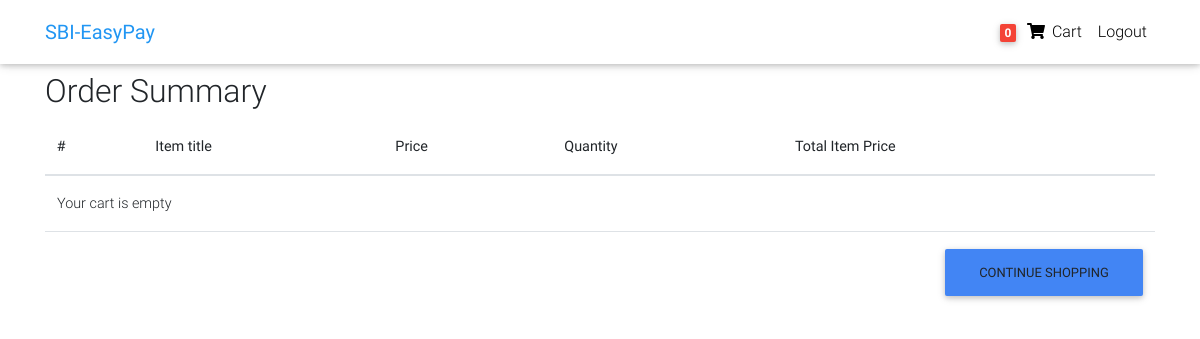
/order-summary/ (signed in), run on an earlier commit of the app's database.
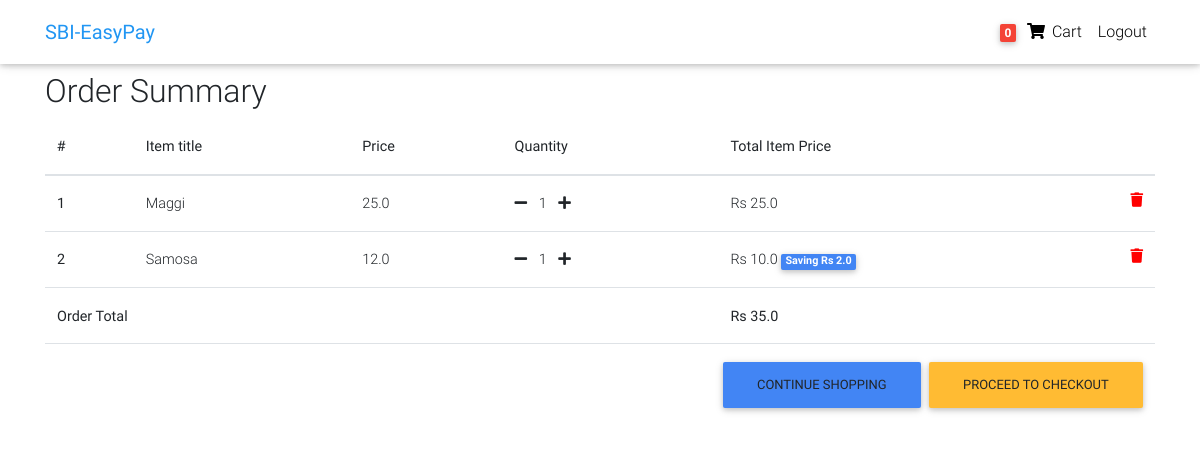
And on a later commit of the database.
### core/models.py (models this page shows, shortened)
class OrderItem(models.Model):
    user = models.ForeignKey(settings.AUTH_USER_MODEL,
                             on_delete=models.CASCADE)
    ordered = models.BooleanField(default=False)
    item = models.ForeignKey(Item, on_delete=models.CASCADE)
    quantity = models.IntegerField(default=1)
    def get_total_item_price(self):
        return self.quantity * self.item.price
    def get_total_discount_item_price(self):
        return self.quantity * self.item.discount_price
    def get_amount_saved(self):
        return self.get_total_item_price() - self.get_total_discount_item_price()
    def get_final_price(self):
        if self.item.discount_price:
            return self.get_total_discount_item_price()
        return self.get_total_item_price()

class Item(models.Model):
    title = models.CharField(max_length=100)
    price = models.FloatField()
    discount_price = models.FloatField(blank=True, null=True)
    slug = models.SlugField()
    description = models.TextField()
    image = models.ImageField()

class Order(models.Model):
    user = models.ForeignKey(settings.AUTH_USER_MODEL,
                             on_delete=models.CASCADE)
    customer_name = models.CharField(max_length=30, blank=True, null=True)
    items = models.ManyToManyField(OrderItem)
    start_date = models.DateTimeField(auto_now_add=True)
    ordered_date = models.DateTimeField()
    ordered = models.BooleanField(default=False)
    payment = models.ForeignKey(
        'Payment', on_delete=models.SET_NULL, blank=True, null=True)
    def get_total(self):
        total = 0
        for order_item in self.items.all():
            total += order_item.get_final_price()
        return total

### core/views.py (the view)
# urls.py: path('order-summary/', OrderSummaryView.as_view(), name='order-summary'),
class OrderSummaryView(LoginRequiredMixin, View):
    def get(self, *args, **kwargs):
        try:
            order = Order.objects.filter(user=self.request.user).last()
            context = {
                'object': order,
            }
            return render(self.request, 'order_summary.html', context)
        except ObjectDoesNotExist:
            messages.warning(self.request, "You do not have an active order")
            return redirect("/")

### core/templatetags/cart_template_tags.py (called while the page is built)
@register.filter
def cart_item_count(user):
    if user.is_authenticated:
        qs = Order.objects.filter(user=user, ordered=False)
        if qs.exists():
            return qs[0].items.count()
    return 0

### templates/order_summary.html
{% extends "base.html" %}
{% block content %}
  <main>
    <div class="container">
    <div class="table-responsive text-nowrap">
    <h2>Order Summary</h2>
    <table class="table">
        <thead>
        <tr>
            <th scope="col">#</th>
            <th scope="col">Item title</th>
            <th scope="col">Price</th>
            <th scope="col">Quantity</th>
            <th scope="col">Total Item Price</th>
        </tr>
        </thead>
        <tbody>
        {% for order_item in object.items.all %}
        <tr>
            <th scope="row">{{ forloop.counter }}</th>
            <td>{{ order_item.item.title }}</td>
            <td>{{ order_item.item.price }}</td>
            <td>
                <a href="{% url 'core:remove-single-item-from-cart' order_item.item.slug %}"><i class="fas fa-minus mr-2"></i></a>
                {{ order_item.quantity }}
                <a href="{% url 'core:add-to-cart' order_item.item.slug %}"><i class="fas fa-plus ml-2"></i></a>
            </td>
            <td>
            {% if order_item.item.discount_price %}
                Rs {{ order_item.get_total_discount_item_price }}
                <span class="badge badge-primary">Saving Rs {{ order_item.get_amount_saved }}</span>
            {% else %}
                Rs {{ order_item.get_total_item_price }}
            {% endif %}
            <a style='color: red;' href="{% url 'core:remove-from-cart' order_item.item.slug %}">
                <i class="fas fa-trash float-right"></i>
            </a>
            </td>
        </tr>
        {% empty %}
        <tr>
            <td colspan='5'>Your cart is empty</td>
        </tr>
        <tr>
            <td colspan="5">
            <a class='btn btn-primary float-right' href='/'>Continue shopping</a>
            </td>
        </tr>
        {% endfor %}
        {% if object.get_total %}
        <tr>
            <td colspan="4"><b>Order Total</b></td>
            <td><b>Rs {{ object.get_total }}</b></td>
        </tr>
        <tr>
            <td colspan="5">
            <a class='btn btn-warning float-right ml-2' href='/checkout/'>Proceed to checkout</a>
            <a class='btn btn-primary float-right' href='/'>Continue shopping</a>
            </td>
        </tr>
        {% endif %}
        </tbody>
    </table>
    </div>
    </div>
  </main>
{% endblock content %}

### templates/base.html (shortened to what this page needs)
{% load static %}
<!DOCTYPE html>
<html lang="en">
<head>
  <link rel="stylesheet" href="https://use.fontawesome.com/releases/v5.8.1/css/all.css">
  <link href="{% static 'css/bootstrap.min.css' %}" rel="stylesheet">
  <link href="{% static 'css/mdb.min.css' %}" rel="stylesheet">
  <link href="{% static 'css/style.min.css' %}" rel="stylesheet">
</head>
{% include "navbar.html" %}
<body>
    <div class="mt-5 pt-4">
    </div>
    {% block content %}
    {% endblock content %}
</body>
</html>

### templates/navbar.html (shortened to what this page needs)
{% load cart_template_tags %}
<nav class="navbar fixed-top navbar-expand-lg navbar-light white scrolling-navbar">
    <div class="container">
      <a class="navbar-brand waves-effect" href="/">
        <strong class="blue-text">SBI-EasyPay</strong>
      </a>
      <div class="collapse navbar-collapse" id="navbarSupportedContent">
        <ul class="navbar-nav nav-flex-icons">
          {% if request.user.is_authenticated %}
          <li class="nav-item">
            <a href="{% url 'core:order-summary' %}" class="nav-link waves-effect">
              <span class="badge red z-depth-1 mr-1"> {{ request.user|cart_item_count }} </span>
              <i class="fas fa-shopping-cart"></i>
              <span class="clearfix d-none d-sm-inline-block"> Cart </span>
            </a>
          </li>
          <li class="nav-item">
            <a class="nav-link waves-effect" href="{% url 'account_logout' %}">
              <span class="clearfix d-none d-sm-inline-block"> Logout </span>
            </a>
          </li>
          {% endif %}
        </ul>
      </div>
    </div>
  </nav>

### templates/scripts.html (shortened to what this page needs)
{% load static %}

### templates/base.html (style rules this page uses)
html, body, header, .carousel { height: 60vh; }

What changed in the data, as far as the page shows it:
added OrderItem: item "Maggi", item.price "25.0", quantity "1", get_total_item_price "25.0"
added OrderItem: item "Samosa", item.price "12.0", quantity "1", get_total_discount_item_price "10.0", get_amount_saved "2.0"
added Order: get_total "35.0"
Also different on the page:
text no longer shown: "Your cart is empty"
text now shown: "Order Total Rs PROCEED TO CHECKOUT"
